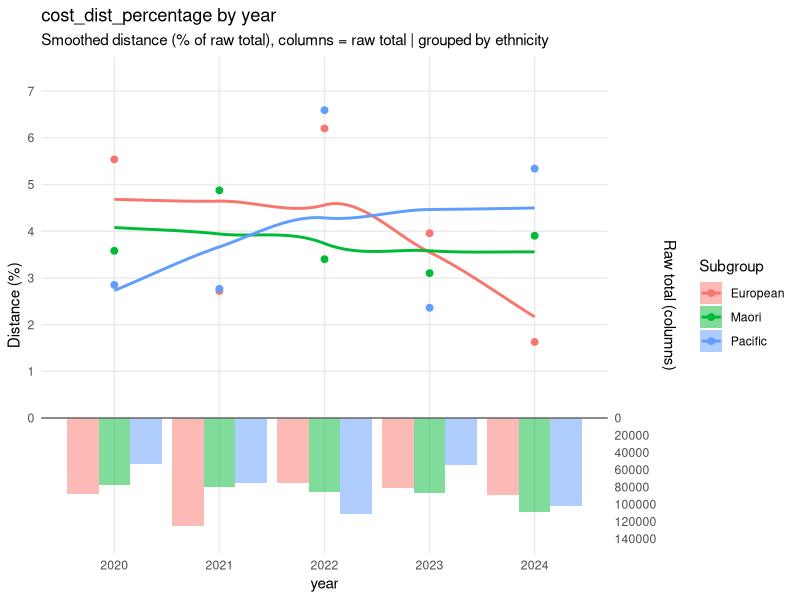
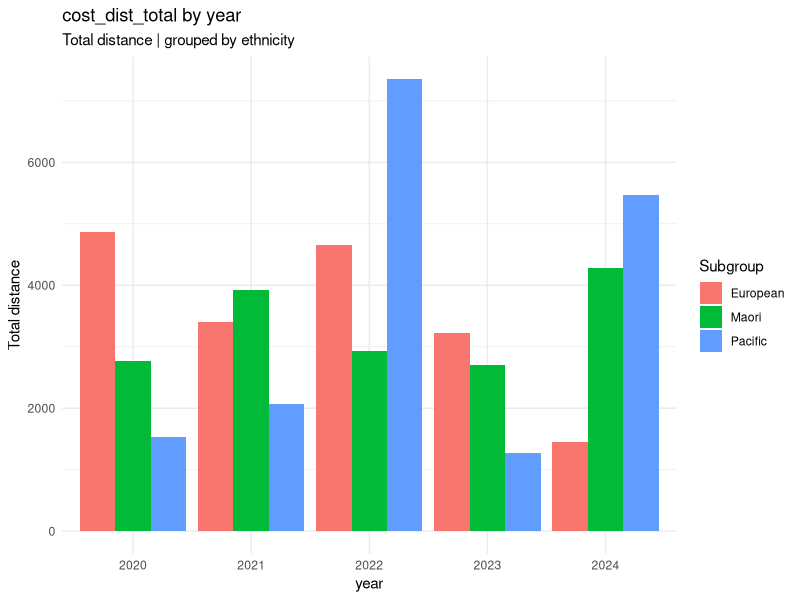
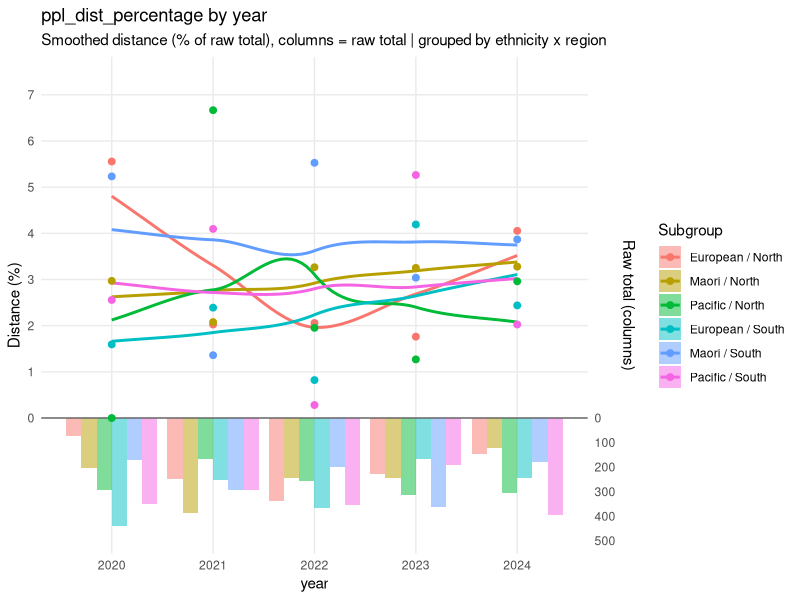

Reproduce these figures in R, in order. (Note: this script raises an error after producing the figures.)
test_data <- data.frame(
  ethnicity = c(
    "Maori", "European", "Maori", "Maori", "European", "European", "Pacific", "Pacific", "Maori", "Maori",
    "European", "Pacific", "Pacific", "Maori", "Maori", "European", "European", "Pacific", "Pacific", "Maori",
    "European", "European", "Pacific", "Pacific", "Maori", "Maori", "European", "European", "Pacific", "Pacific",
    "Maori", "Maori", "European", "European", "Pacific", "Pacific", "Maori", "Maori", "European", "European",
    "Pacific", "Pacific", "Maori", "Maori", "European", "European", "Pacific", "Pacific", "Maori", "Maori",
    "European", "European", "Pacific", "Pacific", "Maori", "Maori", "European", "European", "Pacific", "Pacific"
  ),
  ppl = c(
    100, 200, 50, 102, 38, 34, 131, 161, 51, 121,
    239, 158, 194, 183, 202, 147, 100, 83, 82, 244,
    38, 213, 127, 166, 109, 136, 141, 199, 118, 138,
    146, 53, 243, 122, 229, 126, 58, 188, 170, 57,
    164, 151, 242, 120, 35, 132, 33, 157, 38, 84,
    49, 99, 107, 197, 155, 26, 184, 62, 219, 176
  ),
  conf_ppl = c(
    102, 203, 47, 98, 40, 36, 131, 161, 48, 115,
    235, 153, 190, 180, 197, 151, 101, 89, 77, 243,
    33, 212, 121, 172, 112, 131, 146, 197, 122, 137,
    140, 58, 244, 124, 229, 125, 53, 185, 166, 57,
    163, 154, 248, 115, 32, 128, 28, 152, 35, 83,
    50, 94, 112, 193, 154, 32, 179, 61, 221, 182
  ),
  region = c(
    "North", "South", "South", "North", "North", "North", "North", "North", "South", "South",
    "South", "South", "South", "North", "North", "North", "North", "North", "North", "South",
    "South", "South", "South", "South", "North", "North", "North", "North", "North", "North",
    "South", "South", "South", "South", "South", "South", "North", "North", "North", "North",
    "North", "North", "South", "South", "South", "South", "South", "South", "North", "North",
    "North", "North", "North", "North", "South", "South", "South", "South", "South", "South"
  ),
  year = c(
    2020, 2020, 2021, 2020, 2020, 2020, 2020, 2020, 2020, 2020,
    2020, 2020, 2020, 2021, 2021, 2021, 2021, 2021, 2021, 2021,
    2021, 2021, 2021, 2021, 2022, 2022, 2022, 2022, 2022, 2022,
    2022, 2022, 2022, 2022, 2022, 2022, 2023, 2023, 2023, 2023,
    2023, 2023, 2023, 2023, 2023, 2023, 2023, 2023, 2024, 2024,
    2024, 2024, 2024, 2024, 2024, 2024, 2024, 2024, 2024, 2024
  ),
  Visit_hospital = c(
    "Yes", "No", "Yes", "No", "Yes", "No", "Yes", "No", "Yes", "No",
    "Yes", "Yes", "No", "Yes", "No", "Yes", "No", "Yes", "No", "No",
    "Yes", "No", "Yes", "No", "Yes", "No", "Yes", "No", "Yes", "No",
    "Yes", "No", "Yes", "No", "Yes", "No", "Yes", "No", "Yes", "No",
    "Yes", "No", "Yes", "No", "Yes", "No", "Yes", "No", "Yes", "No",
    "Yes", "No", "Yes", "No", "Yes", "No", "Yes", "No", "Yes", "No"
  ),
  cost = c(
    20000, 35000, 10000, 30000, 11000, 18500, 9000, 8500, 8500, 19000,
    23500, 24500, 11500, 28500, 8500, 39000, 34000, 16500, 24000, 33500,
    37500, 14500, 9500, 25000, 36500, 10500, 9000, 33500, 27000, 15500,
    18500, 20500, 10000, 22500, 40000, 29000, 16000, 5500, 21500, 39000,
    13000, 8000, 30000, 35500, 9000, 12000, 5000, 28000, 29000, 28000,
    34500, 14000, 21500, 38000, 14000, 38500, 21500, 19000, 26000, 17000
  ),
  conf_cost = c(
    20025, 32500, 10000, 30900, 10700, 16800, 8525, 9050, 8625, 17275,
    23125, 24800, 11700, 26200, 8700, 38425, 33050, 17150, 24125, 32075,
    36875, 15750, 10000, 24200, 37075, 11425, 8200, 32050, 24425, 15850,
    19500, 20075, 9325, 24225, 38225, 31650, 14875, 5475, 20550, 37975,
    13500, 7925, 29400, 36450, 9875, 11625, 5075, 28625, 26950, 27850,
    34375, 12875, 21400, 34375, 14525, 36950, 21575, 19125, 26700, 18050
  )
)

##############################################################################
#FUNCTION - 1. Classify columns in a dataset to be either
# 1. a conf and raw pair to get difference of
# 2. Grouping variables [age, ethinciity, year]
# 3. Indicators for specfic datasets [If they've been to hospital]
##############################################################################

class_columns <- function(data, indicators = character(),
                         conf_prefix = "conf_") {
  cols <- names(data)
  
  if (anyDuplicated(cols)){
    stop("Dataset contains duplicate column names. Please check and rename columns")
  }
  
  conf_cols <- cols[startsWith(cols, conf_prefix)]
  
  original_names <- substring(
    conf_cols,
    nchar(conf_prefix) + 1
  )
  
  missing_pairs <- setdiff(original_names, cols)
  if (length(missing_pairs) > 0) {
    stop(
      "Missing original columns for ",
      paste(missing_pairs, collapse = ", ")
    )
  }
  
  pairs <- data.frame(
    name = original_names,
    conf_name = conf_cols,
    stringsAsFactors = FALSE
  )
  
  paired_cols <- c(pairs$name, pairs$conf_name)
  
  #STOP INCASE OF INDICATORS SELECTED NOT IN DATASET
  unknown_indicators <- setdiff(indicators, cols)
  
  if (length(unknown_indicators) > 0) {
    stop(
      "Unknown indictor columns: ",
      paste(unknown_indicators, collapse = ", ")
    )
  }
  #STOP IF CONF AND INDICATORS OVERLAP
  overlapping <- intersect(indicators, paired_cols)
  if (length(overlapping) > 0) {
    stop(
      "Raw and Conf paired Columns cannot also be indicators: ",
      paste(overlapping, collapse = ", ")
    )
  }
  
  groupings <- setdiff(
    cols,
    c(paired_cols, indicators)
  )
  
  ordered_pairs  <- as.vector(
    t(as.matrix(pairs[c("name", "conf_name")]))
  )
  
  column_order <- c(
    groupings, 
    indicators, 
    ordered_pairs
  )
  
  data <- data[, column_order, drop = FALSE]
  
  attr(data, "pairs") <- pairs

  
  return(data)
}

##############################################################################
#Test
classed_columns <- class_columns(data = test_data,
             indicators = c("Visit_hospital")
             )

##############################################################################
#FUNCTION - 2. Calculate difference between raw and conf columns
##############################################################################
distance <- function(data) {
  
  pair_table <- attr(data, "pairs")
  
  if (is.null(pair_table)) {
    stop("Data must be processed with class_columns() first.")
  }
  
  for (i in seq_len(nrow(pair_table))) {
    
    raw_col <- pair_table$name[i]
    conf_col <- pair_table$conf_name[i]
    
    data[[paste0(raw_col, "_dist")]] <-
      abs(data[[raw_col]] - data[[conf_col]])
  }
  return(data)
}
##############################################################################
#Test
distance(data = classed_columns)

##############################################################################
#Wrapper Function - Combined 1 and 2 together 
##############################################################################

class_distance <- function(data, indicators = character(),
                           conf_prefix = "conf_") {
  
  classified_data <- class_columns(
    data = data,
    indicators = indicators,
    conf_prefix = conf_prefix
  )
  
  distance_data <- distance(
    data = classified_data
  )

  return(distance_data)
}

##############################################################################

data_distance <- class_distance(
  data = test_data,
  indicators = c("Visit_hospital")
)

##############################################################################
# Plot Builders for forth function. 
##############################################################################

# Every plot type is a function returning one ggplot.
# All of them are built for every distance column automatically.
# To add a new type, just add another named entry here.
plot_builders <- list(
  
  line = function(result, variable, x_axis, group_label) {
    y_max <- max(result[[variable]], na.rm = TRUE)
    if (!is.finite(y_max)) y_max <- 0
    
    ggplot2::ggplot(
      result,
      ggplot2::aes(
        x = .data[[x_axis]],
        y = .data[[variable]],
        colour = subgroup,
        group = subgroup
      )
    ) +
      ggplot2::geom_line(linewidth = 1) +
      ggplot2::geom_point(size = 2) +
      ggplot2::labs(
        title = paste(variable, "by", x_axis),
        subtitle = paste0(
          "Percentage distance relative to raw total | grouped by ",
          group_label
        ),
        x = x_axis,
        y = "Distance (%)",
        colour = "Subgroup"
      ) +
      ggplot2::coord_cartesian(ylim = c(NA, y_max + 3)) +
      ggplot2::theme_minimal()
  },
  
  bar = function(result, variable, x_axis, group_label) {
    y_max <- max(result[[variable]], na.rm = TRUE)
    if (!is.finite(y_max)) y_max <- 0
    
    ggplot2::ggplot(
      result,
      ggplot2::aes(
        x = factor(.data[[x_axis]]),
        y = .data[[variable]],
        fill = subgroup
      )
    ) +
      ggplot2::geom_col(position = "dodge") +
      ggplot2::labs(
        title = paste(variable, "by", x_axis),
        subtitle = paste0(
          "Percentage distance relative to raw total | grouped by ",
          group_label
        ),
        x = x_axis,
        y = "Distance (%)",
        fill = "Subgroup"
      ) +
      ggplot2::coord_cartesian(ylim = c(0, y_max + 3)) +
      ggplot2::theme_minimal()
  },
  
  totals = function(result, variable, x_axis, group_label) {
    
    # "ppl_dist_percentage" -> "ppl_dist_total"
    total_col <- sub("_percentage$", "_total", variable)
    
    ggplot2::ggplot(
      result,
      ggplot2::aes(
        x = factor(.data[[x_axis]]),
        y = .data[[total_col]],
        fill = subgroup
      )
    ) +
      ggplot2::geom_col(position = "dodge") +
      ggplot2::labs(
        title = paste(total_col, "by", x_axis),
        subtitle = paste0("Total distance | grouped by ", group_label),
        x = x_axis,
        y = "Total distance",
        fill = "Subgroup"
      ) +
      ggplot2::theme_minimal()
  },
  smooth_columns = function(result, variable, x_axis, group_label) {
    
    # "ppl_dist_percentage" -> "ppl_raw_total"
    raw_col <- sub("_dist_percentage$", "_raw_total", variable)
    
    y_max <- max(result[[variable]], na.rm = TRUE)
    if (!is.finite(y_max) || y_max <= 0) y_max <- 1
    
    raw_max <- max(result[[raw_col]], na.rm = TRUE)
    if (!is.finite(raw_max) || raw_max <= 0) raw_max <- 1
    
    # Columns occupy a band below zero, 35% as tall as the line's range
    band <- 0.35 * y_max
    k    <- band / raw_max          # converts raw units to plot units
    
    
    
    # Smoothing needs a numeric x axis (e.g. year); otherwise join the points
    smooth_layer <- if (is.numeric(result[[x_axis]])) {
      ggplot2::geom_smooth(
        ggplot2::aes(y = .data[[variable]]),
        method = "loess", formula = y ~ x,
        method.args = list(degree = 1),
        span = 1, se = FALSE, linewidth = 1
      )
    } else {
      ggplot2::geom_line(
        ggplot2::aes(y = .data[[variable]]),
        linewidth = 1
      )
    }
    
    ggplot2::ggplot(
      result,
      ggplot2::aes(
        x = .data[[x_axis]],
        colour = subgroup,
        fill = subgroup,
        group = subgroup
      )
    ) +
      # columns underneath: raw total drawn downward from zero
      ggplot2::geom_col(
        ggplot2::aes(y = -.data[[raw_col]] * k),
        position = ggplot2::position_dodge(),
        alpha = 0.5,
        colour = NA
      ) +
      ggplot2::geom_hline(yintercept = 0, colour = "grey40") +
      smooth_layer +
      ggplot2::geom_point(ggplot2::aes(y = .data[[variable]]), size = 2) +
      ggplot2::scale_y_continuous(
        # left axis: proportion (above zero only)
        breaks = pretty(c(0, y_max)),
        # right axis: raw total (below zero only)
        sec.axis = ggplot2::sec_axis(
          ~ -. / k,
          name = "Raw total (columns)",
          breaks = pretty(c(0, raw_max))
        )
      ) +
      ggplot2::coord_cartesian(ylim = c(-band * 1.05, y_max * 1.1)) +
      ggplot2::labs(
        title = paste(variable, "by", x_axis),
        subtitle = paste0(
          "Smoothed distance (% of raw total), columns = raw total | grouped by ",
          group_label
        ),
        x = x_axis,
        y = "Distance (%)",
        colour = "Subgroup",
        fill = "Subgroup"
      ) +
      ggplot2::theme_minimal() +
      ggplot2::theme(panel.grid.minor = ggplot2::element_blank())
  }
)

##############################################################################
# FUNCTION 4. Ploting category against time
##############################################################################
aggregate_distances <- function(data,
                                x_axis,
                                groups) {
  
  # groups can be:
  #   - a character vector:            c("ethnicity", "region")  -> one grouping (interaction of all)
  #   - a list of character vectors:   list("ethnicity", c("ethnicity", "region"))  -> several groupings
  if (is.character(groups)) groups <- list(groups)
  
  if (!is.list(groups) ||
      length(groups) == 0 ||
      !all(vapply(groups, is.character, logical(1)))) {
    stop("groups must be a character vector or a list of character vectors.")
  }
  
  # Label each grouping (use list names if supplied, otherwise "a x b")
  group_labels <- vapply(groups, paste, character(1), collapse = " x ")
  if (!is.null(names(groups))) {
    has_name <- nzchar(names(groups))
    group_labels[has_name] <- names(groups)[has_name]
  }
  names(groups) <- group_labels
  
  # Identify distance columns
  distance_cols <- names(data)[grepl("_dist$", names(data))]
  
  if (length(distance_cols) == 0) {
    stop("No columns ending in '_dist' found.")
  }
  
  # Check required columns across ALL groupings
  required_cols <- unique(c(x_axis, unlist(groups)))
  missing_cols  <- setdiff(required_cols, names(data))
  
  if (length(missing_cols) > 0) {
    hint <- if (any(grepl(",", missing_cols))) {
      "\nA name contains a comma - did you write c(\"a, b\") instead of c(\"a\", \"b\")?"
    } else {
      ""
    }
    
    stop(
      "Missing columns: ",
      paste0("'", missing_cols, "'", collapse = ", "),
      hint,
      call. = FALSE
    )
  }
  
  # Match distance columns to raw columns
  raw_cols <- sub("_dist$", "", distance_cols)
  
  if (!all(raw_cols %in% names(data))) {
    stop("Could not find matching raw columns for all distance columns.")
  }
  
  percentage_cols <- paste0(distance_cols, "_percentage")
  
  # Run the full aggregation + plotting once per grouping
  results <- lapply(names(groups), function(group_label) {
    
    group_vars <- groups[[group_label]]
    
    # Group and total distance / raw values
    result <- data |>
      dplyr::group_by(
        dplyr::across(
          dplyr::all_of(unique(c(group_vars, x_axis)))
        )
      ) |>
      dplyr::summarise(
        dplyr::across(
          dplyr::all_of(distance_cols),
          ~ sum(abs(.x), na.rm = TRUE),
          .names = "{.col}_total"
        ),
        dplyr::across(
          dplyr::all_of(raw_cols),
          ~ sum(.x, na.rm = TRUE),
          .names = "{.col}_raw_total"
        ),
        n = dplyr::n(),
        .groups = "drop"
      )
    
    # Calculate percentage distance
    for (variable in distance_cols) {
      
      raw_variable <- sub("_dist$", "", variable)
      
      result[[paste0(variable, "_percentage")]] <-
        ifelse(
          result[[paste0(raw_variable, "_raw_total")]] == 0,
          NA_real_,
          (result[[paste0(variable, "_total")]] /
             result[[paste0(raw_variable, "_raw_total")]]) * 100
        )
    }
    
    # Subgroup labels: interaction of every variable in this grouping
    result <- result |>
      dplyr::mutate(
        subgroup = interaction(
          dplyr::across(dplyr::all_of(group_vars)),
          drop = TRUE,
          sep = " / "
        )
      )
    
    # Build every plot type for every distance column, stored flat
    plot_grid <- expand.grid(
      variable = percentage_cols,
      type     = names(plot_builders),
      stringsAsFactors = FALSE
    )
    
    plots <- Map(
      function(variable, type) {
        plot_builders[[type]](result, variable, x_axis, group_label)
      },
      plot_grid$variable,
      plot_grid$type
    )
    
    names(plots) <- paste(plot_grid$variable, plot_grid$type, sep = "_")
    
    list(
      aggregated_data = result,
      plots = plots
    )
  })
  
  names(results) <- names(groups)
  
  results
}

################################################################################

results <- aggregate_distances(
  data = data_distance,
  x_axis = "year",
  groups = list("ethnicity",
                c("ethnicity", "region"))
)
names(results[["ethnicity"]]$plots)          # see everything that was built
results[["ethnicity"]]$plots[[8]] 
results[["ethnicity"]]$plots[[6]] # by position
results[["ethnicity x region"]]$plots[[7]]
out[["ethnicity"]]$plots[["<name from names()>"]]
################################################################################
